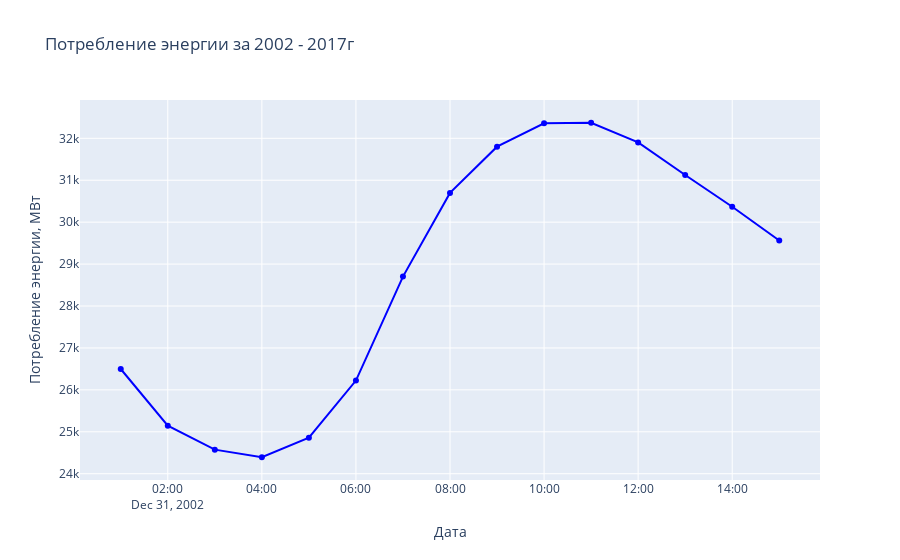

The notebook cell saved with this chart:
### Code cell
fig = go.Figure()

fig.add_trace(go.Scatter(y = df['PJME_MW'],
                    x = df.Datetime,
                    line = dict(color = 'blue', width = 2),
                    name = 'Потребление энергии'))

fig.update_layout(title='Потребление энергии за 2002 - 2017г',
                    xaxis_title='Дата',
                    yaxis_title='Потребление энергии, МВт')
fig.show()

### Figure 1 — Plotly figure (JSON) as saved in the notebook; plotly's stock layout.template omitted (floating-point values rounded to 4 significant figures)
{"data": [{"line": {"color": "blue", "width": 2}, "name": "Потребление энергии", "type": "scatter", "x": ["2002-12-31T01:00:00", "2002-12-31T02:00:00", "2002-12-31T03:00:00", "2002-12-31T04:00:00", "2002-12-31T05:00:00", "2002-12-31T06:00:00", "2002-12-31T07:00:00", "2002-12-31T08:00:00", "2002-12-31T09:00:00", "2002-12-31T10:00:00", "2002-12-31T11:00:00", "2002-12-31T12:00:00", "2002-12-31T13:00:00", "2002-12-31T14:00:00", "2002-12-31T15:00:00"], "y": [26498, 25147, 24574, 24393, 24860, 26222, 28702, 30698, 31800, 32359, 32371, 31902, 31126, 30368, 29564]}], "layout": {"title": {"text": "Потребление энергии за 2002 - 2017г"}, "xaxis": {"title": {"text": "Дата"}}, "yaxis": {"title": {"text": "Потребление энергии, МВт"}}}}
